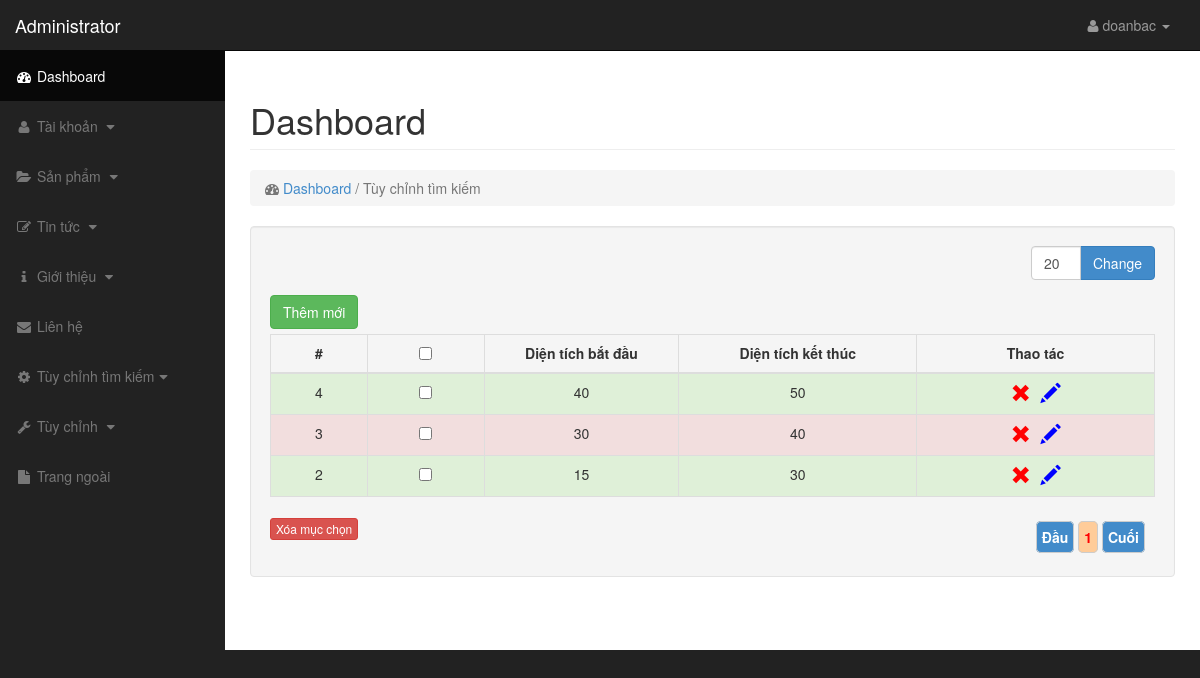
Page /bds@123/index.php?page=search_area (signed in) on the committed database.
### tables this page shows
CREATE TABLE `tb_user` (
  `id` int(11) NOT NULL AUTO_INCREMENT,
  `username` varchar(255) NOT NULL,
  `password` varchar(255) NOT NULL,
  `email` varchar(255) NOT NULL,
  `groupid` tinyint(11) NOT NULL,
  `fullname` varchar(255) NOT NULL,
  `avatar` text NOT NULL,
  `sex` tinyint(1) NOT NULL,
  `phone` text NOT NULL,
  `address` text NOT NULL,
  `birthday` date NOT NULL,
  `created` timestamp NOT NULL DEFAULT CURRENT_TIMESTAMP ON UPDATE CURRENT_TIMESTAMP,
  `publish` tinyint(1) NOT NULL DEFAULT '0',
  `ipp` int(11) NOT NULL DEFAULT '20',
  `facebook` varchar(255) NOT NULL,
  `helper` tinyint(4) NOT NULL DEFAULT '0',
  PRIMARY KEY (`id`)
);

CREATE TABLE `tb_search_area` (
  `id_area` int(11) NOT NULL AUTO_INCREMENT,
  `start_area` float NOT NULL,
  `end_area` float NOT NULL,
  PRIMARY KEY (`id_area`)
);

### configs/config.php (called while the page is built, shortened)
<?php
	$url='http://localhost/chungcuminixanh/';
?>

### bds@123/connect.php (called while the page is built, shortened)
<?php
	require_once('../configs/config.php');
	require_once('../model/thuvien.php');
	$lib=new LIB();
	$url=$url.'bds@123/';
?>

### bds@123/controller/search_area.php (called while the page is built, shortened)
<?php
	if($form=='')
	{
		$str_list="SELECT * FROM tb_search_area where 1=1";
		$str_list.=" ORDER BY id_area DESC";
		$list_area=$lib->selectall($str_list,$ipp);
	}
?>

### bds@123/view/search_area/area_list.php (the view, shortened to what this page needs)
<ol class="breadcrumb">
    <li class="active">
        <i class="fa fa-dashboard"></i> <a href="<?php echo $url?>index.php">Dashboard</a> / Tùy chỉnh tìm kiếm
    </li>
</ol>
<div class="well">
    <div class="row">
        <div class="col-lg-12">
            <div class="form-group input-group" style="float:right;" >
            <form method="get" action="index.php">
                <p class="input-group-btn">
                <input value="<?php echo $ipp; ?>" type="text" name="ipp" class="form-control" style="width:50px !important;">
                <input type="submit" class="btn btn-primary" name="btnGui" value="Change" >
                </p>
             </form>
             </div>
        </div>
        <div class="col-lg-12">
        	<div id="add" style="margin-bottom:5px;"><a href="<?php echo $url; ?>index.php?page=search_area&action=add&form=1" class="btn btn-success">Thêm mới</a></div>
            <div class="table-responsive">
            <form action="" method="post">
                <table align="center" class="table table-bordered table-hover table-striped">
                    <thead>
                        <tr>
                            <td width="17" align="center" style="font-weight: bold">#</td>
                            <td width="20" align="center" style="font-weight: bold"><input type="checkbox" name="cball" id="cball"></td>
                            <td width="50" align="center" style="font-weight: bold">Diện tích bắt đầu</td>
                            <td width="61" align="center" style="font-weight: bold">Diện tích kết thúc</td>
                            <td width="61" align="center" style="font-weight: bold">Thao tác</td>
                        </tr>
                    </thead>
                    <tbody>
                        <?php
                            foreach($list_area as $key=>$item)
                            {
                                if(is_array($item))
                                {
                        ?>
                        <tr <?php if(($key%2==0)) echo "class='success'"; else echo "class='danger'";  ?>>
                            <td align="center"><?php echo $item['id_area'] ?></td>
                            <td align="center"><input type="checkbox" name="cbitem[]" value="<?php echo $item['id_area']?>" ></td>
                            <td align="center"><?php echo $item['start_area'] ?></td>
                            <td align="center"><?php echo $item['end_area']; ?></td>
                            <td align="center" class="action-f" style="text-align:center;">
                                <a href="<?php echo $url; ?>index.php?page=search_area&action=del&id=<?php echo $item['id_area'] ?>"
                                    onClick="return confirm('Do you want to delete this record ?')">
                                    <i class="glyphicon glyphicon-remove"></i>
                                </a>
                                <a href="<?php echo $url; ?>index.php?page=search_area&action=edit&form=1&id=<?php echo $item['id_area'] ?>">
                                    <i class="glyphicon glyphicon-pencil"></i>
                                </a>
                            </td>
                        </tr>
                        <?php
                                }
                           }
                        ?>
                    </tbody>
                </table>
                <div class="delete">
                    <div style="float:left;"><input type="submit" name="btnxoa" id="submit" value="Xóa mục chọn" onClick="return confirm('Sư huynh có chắc muốn xóa?')" class="btn btn-danger btn-xs"></div>
                    <div class="pages"><?php $lib->viewpage($link);?></div>
                </div>
             </form>
            </div>
        </div>
    </div>
</div>

### bds@123/view/style/css/style.css (style rules this page uses)
* { margin:0; padding:0; }
.form-control { width:300px !important; }
.pages { padding:10px; float:right; }
.breadcrumb .active { white-space:nowrap !important; }

### bds@123/view/style/css/sb-admin.css (style rules this page uses)
body { margin-top: 100px; background-color: #222; }
@media (min-width:768px) { body { margin-top: 50px; } }
.action-f a i { font-size:20px; margin:0px 3px; }
.action-f a i.glyphicon-remove { color:#F00; }
.action-f a i.glyphicon-pencil { color:#00F; }

### rows in the picture
tb_user: ipp "20"
tb_search_area: id_area "4", start_area "40", end_area "50"
tb_search_area: id_area "3", start_area "30", end_area "40"
tb_search_area: id_area "2", start_area "15", end_area "30"

### other values in the picture
$_SESSION['loginadmin']['username'] "doanbac"
